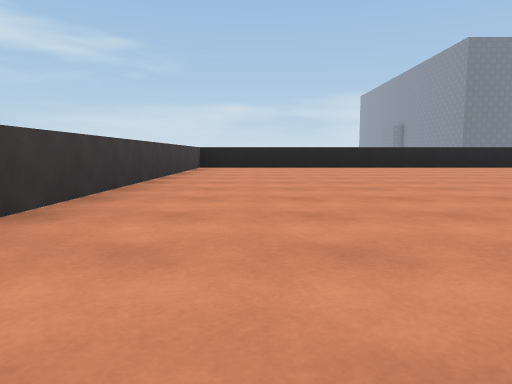
View 1 (above)

24 first-person views from a walk through a 3-D level made in the Unity game engine. The camera is 0.31 m above the floor, tilts 6° down and sees 70° across. The floor is counted in squares, 1 m on a side. Each view is taken from the middle of a square. On the plan, view 1 faces up. The plan holds only what a view shows up to about 9 squares ahead; the rest is blank. The place goes on beyond the plan. The player character is not drawn. Surface patterns are stand-ins for the level's own textures.

View 2
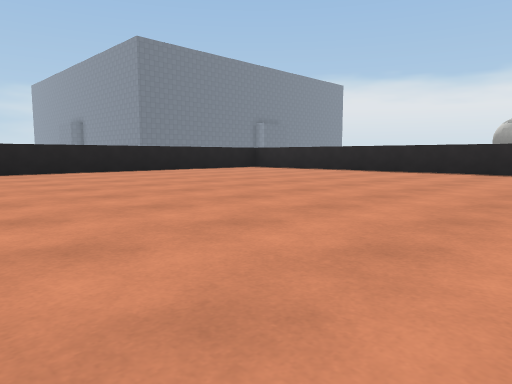

View 3
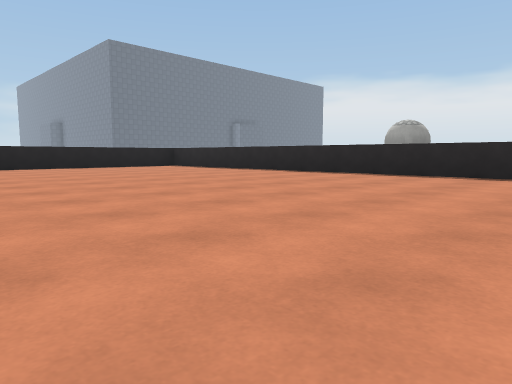

View 4
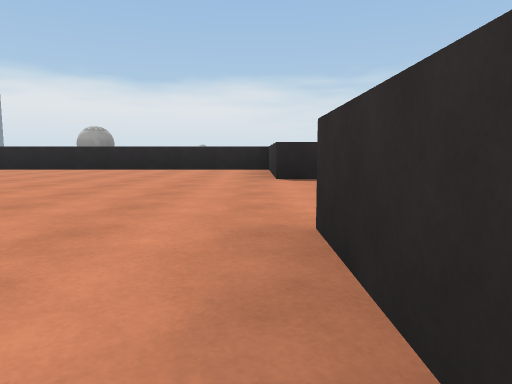

View 5
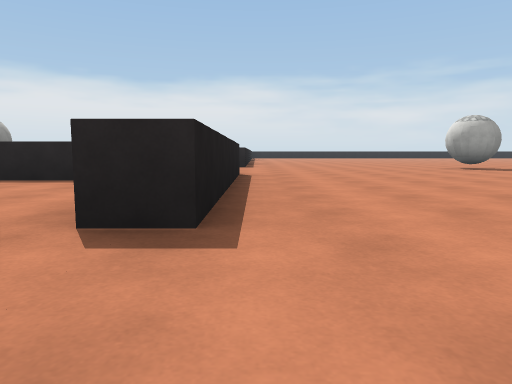

View 6
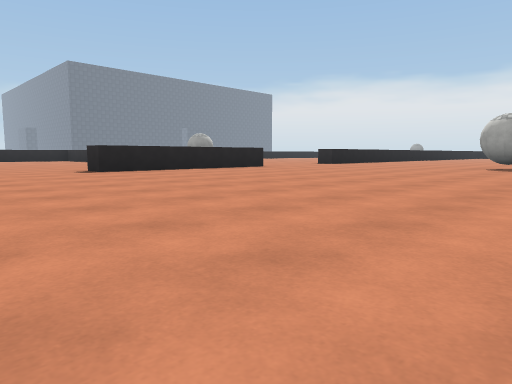

View 7
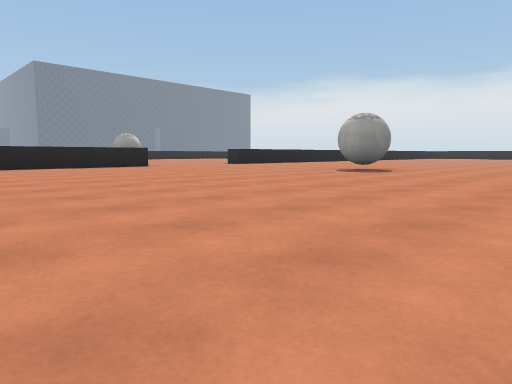

View 8
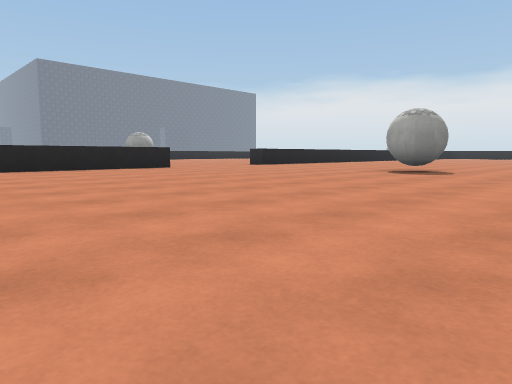

View 9
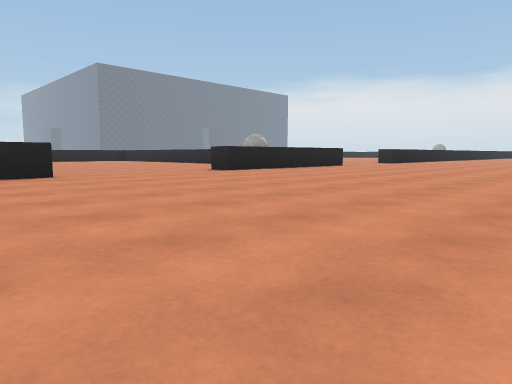

View 10
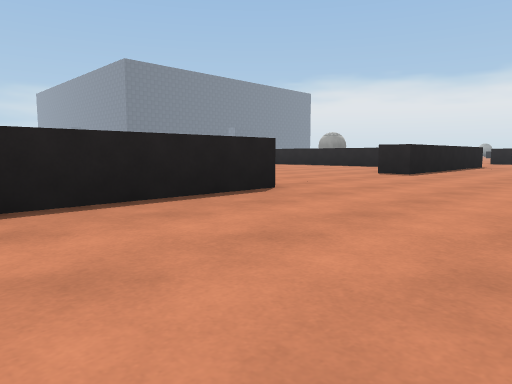

View 11
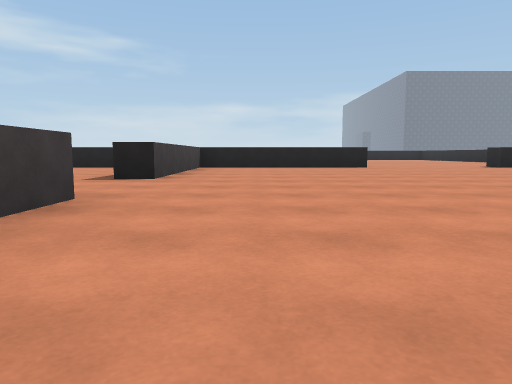

View 12
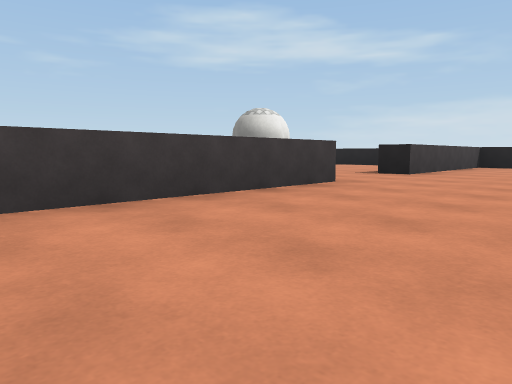

View 13
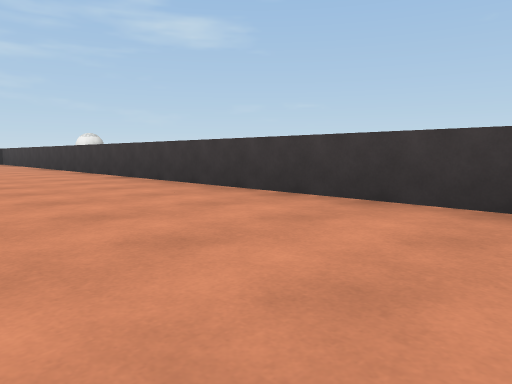

View 14
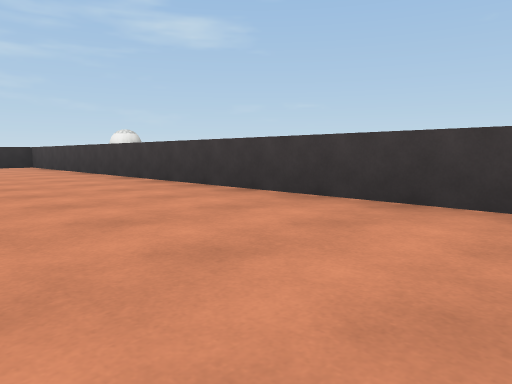

View 15
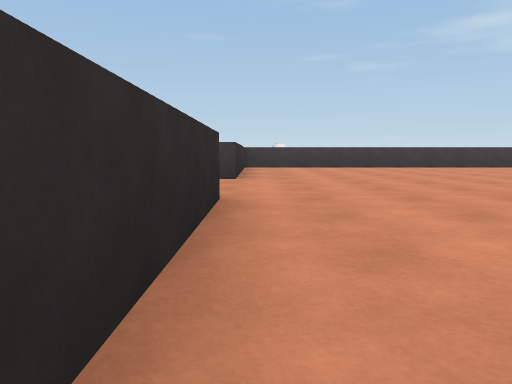

View 16
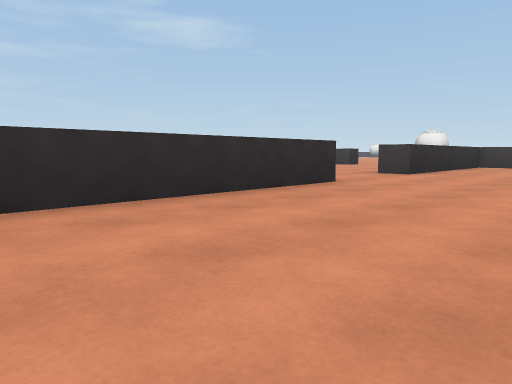

View 17
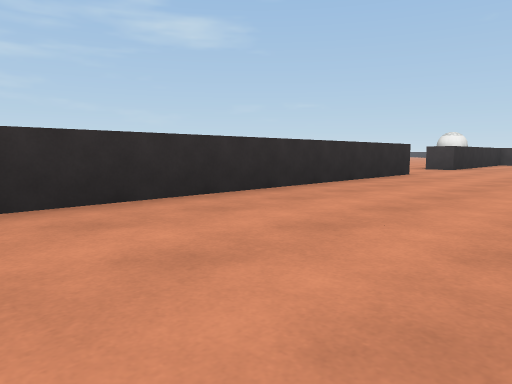

View 18
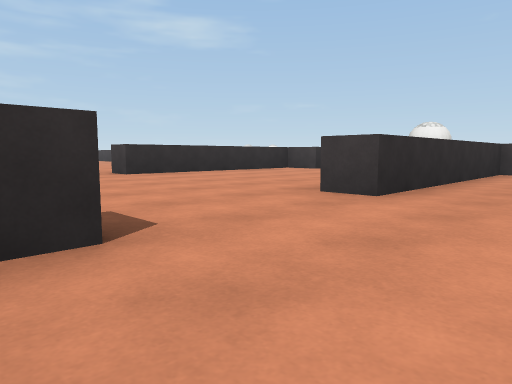

View 19
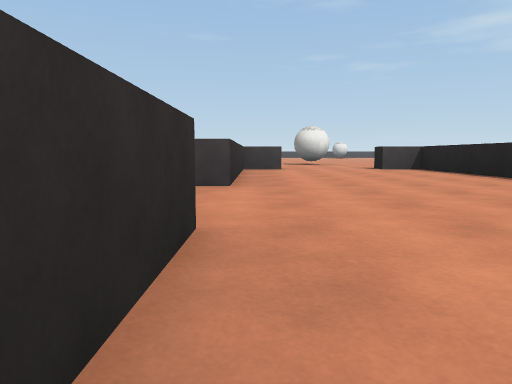

View 20
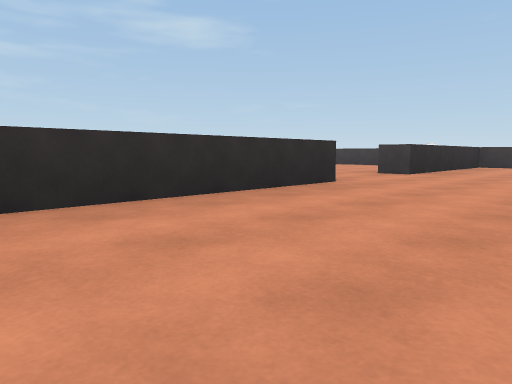

View 21
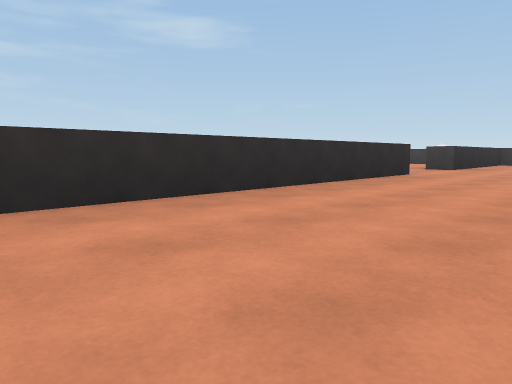

View 22
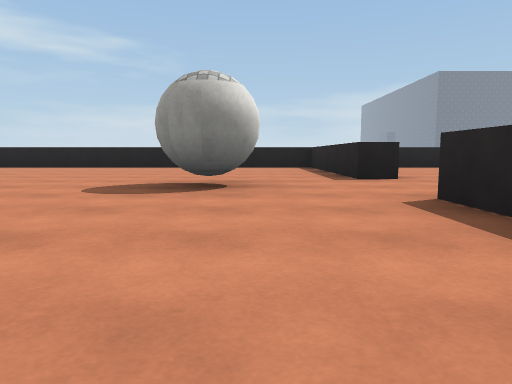

View 23
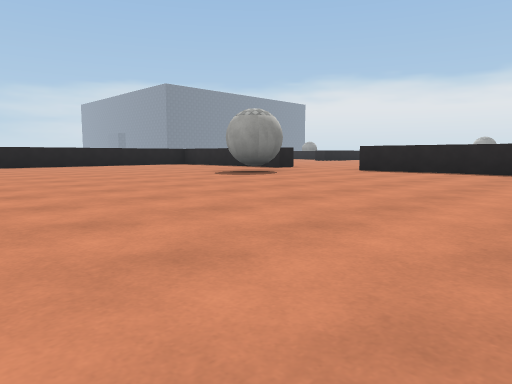

View 24
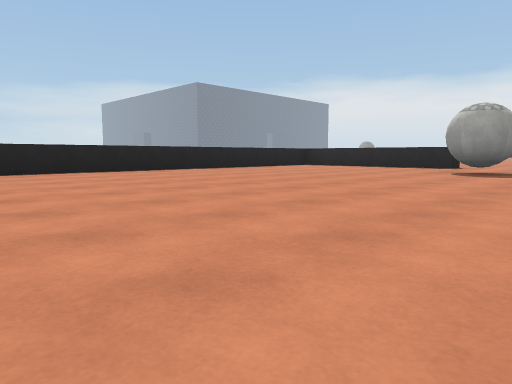

### Floor plan
Points are (right, up) in squares from view 1. A wall is a line through its corners. A room is listed if a view was taken in it or the views show most of it. See-through windows are left out.
Room 1 (views 1, 2, 3, 4)
walls: (5.5, -1.8) (5.5, -1.3) (8, -1.3); (1.2, -1.3) (2.5, -1.3); (8.3, -1.3) (8.3, 8.2) (-1.3, 8.2) (-1.3, 1.7)
ways out: opening at (4, -1) to room 2
Room 2 (views 5, 6, 7, 8, 9, 10, 11, 12, 13, 14, 15, 16, 17, 18)
walls: (-1.3, -7.5) (-1.3, -21.2) (2.5, -21.2); (2.6, -1.8) (-1.3, -1.8) (-1.3, -5.5); (4.4, -21.2) (9.6, -21.2); (9.6, -1.8) (5.5, -1.8)
ways out: opening at (4, -1) to room 1; opening at (-1, -6.5) to room 3; opening at (3.5, -22) to room 3
Room 3 (views 19, 20, 21, 22, 23, 24)
walls: (-1.3, -22.5) (-1.8, -22.5); (-1.3, -24.4) (-1.3, -25.2) (2.5, -25.2) (2.5, -25.8); (1.4, -21.7) (-1.3, -21.7); (2.5, -21.2) (2.5, -21.8); (-1.7, -10) (-1.7, -7.5); (4.5, -25.2) (9.6, -25.2); (-1.3, -5.5) (-1.7, -5.5) (-1.7, -1.8) (-9, -1.8)
ways out: opening at (-1, -6.5) to room 2; opening at (3.5, -22) to room 2; opening at (3.5, -26)
objects: ball (-5, -24) to (-4, -23); ball (-4, -7) to (-3, -6)

Positions as (right, up) in squares from view 1, and headings:
1: (0, 0), facing up
2: (2, 2), facing up-right
3: (3, 0), facing up-right
4: (1, -1), facing right
5: (4, -2), facing right
6: (3, -8), facing up-right
7: (5, -10), facing up-right
8: (5, -9), facing up-right
9: (1, -7), facing up-right
10: (0, -4), facing up-right
11: (0, -10), facing up
12: (1, -11), facing up-left
13: (1, -9), facing down-left
14: (1, -12), facing down-left
15: (7, -21), facing left
16: (8, -19), facing down-left
17: (10, -19), facing down-left
18: (5, -20), facing down-left
19: (6, -25), facing left
20: (8, -23), facing down-left
21: (10, -23), facing down-left
22: (-3, -10), facing up
23: (-8, -11), facing up-right
24: (-10, -8), facing up-right
